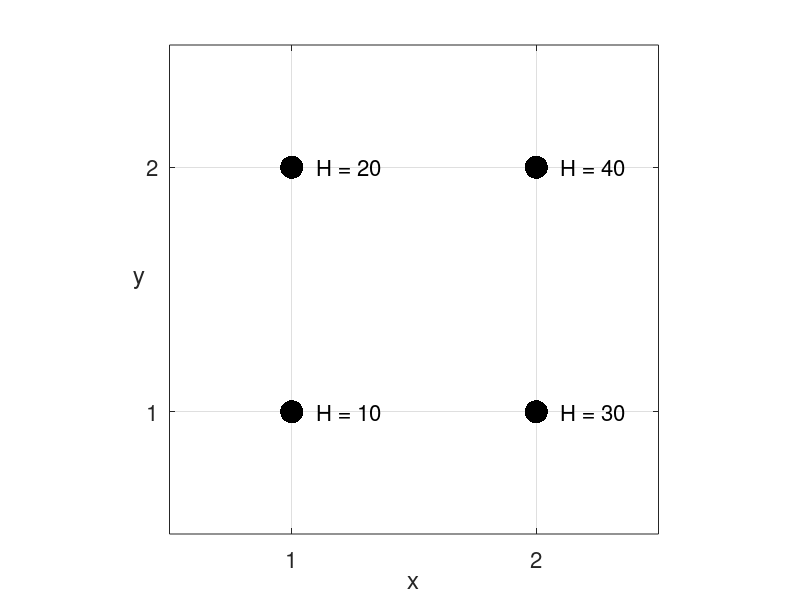

The MATLAB source for this figure: (Note: this script raises an error after producing the figure.)
x = [ 1, 1, 2, 2];
y = [ 1, 2, 1, 2];
H = [10,20,30,40];
figure(1);clf;grid on;hold on;
    plot(x,y,'k.','MarkerSize',50)
    for i = 1:length(x)
	text(x(i)+0.1,y(i),...
	     sprintf('H = %d',H(i)),...
	     'FontSize',16);
    end
    xlabel('x')
    ylabel(gca, 'y','Rotation',0);
    set(gca,'XTick',[1,2])
    set(gca,'YTick',[1,2])
    axis square
    box on;
    set(gca,'FontSize',16);
    axis([0.5 2.5 0.5 2.5])
    saveplots('linear2D')